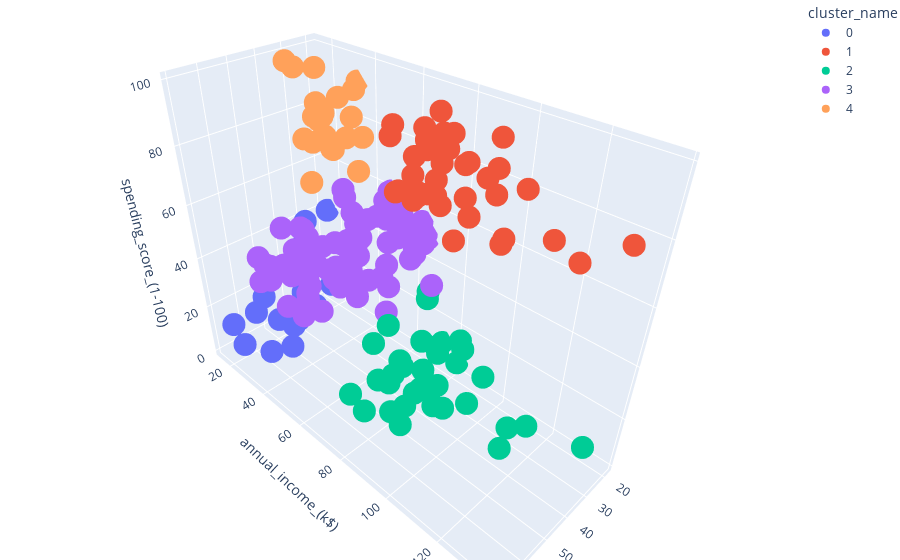

Source (notebook cell):
### Code cell
# visualize log_transformation customer segments with a 3D plot
fig = px.scatter_3d(df1,
                    x="age",
                    y="annual_income_(k$)",
                    z="spending_score_(1-100)",
                    color='cluster_name',
                    hover_data=["age",
                                "annual_income_(k$)",
                                "spending_score_(1-100)"],
                    category_orders = {"cluster_name": 
                                       ["0", "1", "2", "3",'4']},
                   
                    )

fig.update_layout(margin=dict(l=0, r=0, b=0, t=0))
fig.show()

### Figure 1 — Plotly figure (JSON) as saved in the notebook; plotly's stock layout.template omitted (floating-point values rounded to 4 significant figures; data arrays with more than 128 entries replaced by an {"elided": "..."} marker saying what was removed)
{"data": [{"customdata": [[19, 15, 39], [20, 16, 6], [31, 17, 40], [35, 18, 6], [64, 19, 3], [67, 19, 14], [58, 20, 15], [37, 20, 13], [35, 21, 35], [52, 23, 29], [35, 24, 35], [46, 25, 5], [54, 28, 14], [45, 28, 32], [40, 29, 31], [60, 30, 4], [53, 33, 4], [49, 33, 14], [42, 34, 17], [36, 37, 26], [65, 38, 35], [48, 39, 36], [49, 39, 28]], "hovertemplate": "cluster_name=0<br>age=%{customdata[0]}<br>annual_income_(k$)=%{customdata[1]}<br>spending_score_(1-100)=%{customdata[2]}<extra></extra>", "legendgroup": "0", "marker": {"color": "#636efa", "symbol": "circle"}, "mode": "markers", "name": "0", "scene": "scene", "showlegend": true, "type": "scatter3d", "x": [19, 20, 31, 35, 64, 67, 58, 37, 35, 52, 35, 46, 54, 45, 40, 60, 53, 49, 42, 36, 65, 48, 49], "y": [15, 16, 17, 18, 19, 19, 20, 20, 21, 23, 24, 25, 28, 28, 29, 30, 33, 33, 34, 37, 38, 39, 39], "z": [39, 6, 40, 6, 3, 14, 15, 13, 35, 29, 35, 5, 14, 32, 31, 4, 4, 14, 17, 26, 35, 36, 28]}, {"customdata": [[39, 69, 91], [31, 70, 77], [40, 71, 95], [38, 71, 75], [39, 71, 75], [31, 72, 71], [29, 73, 88], [32, 73, 73], [35, 74, 72], [32, 75, 93], [32, 76, 87], [28, 77, 97], [32, 77, 74], [34, 78, 90], [39, 78, 88], [38, 78, 76], [27, 78, 89], [30, 78, 78], [30, 78, 73], [29, 79, 83], [31, 81, 93], [36, 85, 75], [33, 86, 95], [32, 87, 63], [28, 87, 75], [36, 87, 92], [30, 88, 86], [27, 88, 69], [35, 93, 90], [32, 97, 86], [29, 98, 88], [30, 99, 97], [28, 101, 68], [36, 103, 85], [32, 103, 69], [38, 113, 91], [35, 120, 79], [32, 126, 74], [30, 137, 83]], "hovertemplate": "cluster_name=1<br>age=%{customdata[0]}<br>annual_income_(k$)=%{customdata[1]}<br>spending_score_(1-100)=%{customdata[2]}<extra></extra>", "legendgroup": "1", "marker": {"color": "#EF553B", "symbol": "circle"}, "mode": "markers", "name": "1", "scene": "scene", "showlegend": true, "type": "scatter3d", "x": [39, 31, 40, 38, 39, 31, 29, 32, 35, 32, 32, 28, 32, 34, 39, 38, 27, 30, 30, 29, 31, 36, 33, 32, 28, 36, 30, 27, 35, 32, 29, 30, 28, 36, 32, 38, 35, 32, 30], "y": [69, 70, 71, 71, 71, 72, 73, 73, 74, 75, 76, 77, 77, 78, 78, 78, 78, 78, 78, 79, 81, 85, 86, 87, 87, 87, 88, 88, 93, 97, 98, 99, 101, 103, 103, 113, 120, 126, 137], "z": [91, 77, 95, 75, 75, 71, 88, 73, 72, 93, 87, 97, 74, 90, 88, 76, 89, 78, 73, 83, 93, 75, 95, 63, 75, 92, 86, 69, 90, 86, 88, 97, 68, 85, 69, 91, 79, 74, 83]}, {"customdata": [[23, 70, 29], [59, 71, 11], [47, 71, 9], [25, 72, 34], [20, 73, 5], [44, 73, 7], [19, 74, 10], [57, 75, 5], [25, 77, 12], [48, 77, 36], [34, 78, 22], [43, 78, 17], [44, 78, 20], [47, 78, 16], [37, 78, 1], [34, 78, 1], [56, 79, 35], [19, 81, 5], [50, 85, 26], [42, 86, 20], [36, 87, 27], [40, 87, 13], [36, 87, 10], [52, 88, 13], [58, 88, 15], [59, 93, 14], [37, 97, 32], [46, 98, 15], [41, 99, 39], [54, 101, 24], [41, 103, 17], [34, 103, 23], [33, 113, 8], [47, 120, 16], [45, 126, 28], [32, 137, 18]], "hovertemplate": "cluster_name=2<br>age=%{customdata[0]}<br>annual_income_(k$)=%{customdata[1]}<br>spending_score_(1-100)=%{customdata[2]}<extra></extra>", "legendgroup": "2", "marker": {"color": "#00cc96", "symbol": "circle"}, "mode": "markers", "name": "2", "scene": "scene", "showlegend": true, "type": "scatter3d", "x": [23, 59, 47, 25, 20, 44, 19, 57, 25, 48, 34, 43, 44, 47, 37, 34, 56, 19, 50, 42, 36, 40, 36, 52, 58, 59, 37, 46, 41, 54, 41, 34, 33, 47, 45, 32], "y": [70, 71, 71, 72, 73, 73, 74, 75, 77, 77, 78, 78, 78, 78, 78, 78, 79, 81, 85, 86, 87, 87, 87, 88, 88, 93, 97, 98, 99, 101, 103, 103, 113, 120, 126, 137], "z": [29, 11, 9, 34, 5, 7, 10, 5, 12, 36, 22, 17, 20, 16, 1, 1, 35, 5, 26, 20, 27, 13, 10, 13, 15, 14, 32, 15, 39, 24, 17, 23, 8, 16, 28, 18]}, {"customdata": {"elided": "80x3 int values"}, "hovertemplate": "cluster_name=3<br>age=%{customdata[0]}<br>annual_income_(k$)=%{customdata[1]}<br>spending_score_(1-100)=%{customdata[2]}<extra></extra>", "legendgroup": "3", "marker": {"color": "#ab63fa", "symbol": "circle"}, "mode": "markers", "name": "3", "scene": "scene", "showlegend": true, "type": "scatter3d", "x": [31, 50, 27, 29, 31, 49, 33, 31, 59, 50, 47, 51, 69, 27, 53, 70, 19, 67, 54, 63, 18, 43, 68, 19, 32, 70, 47, 60, 60, 59, 26, 45, 40, 23, 49, 57, 38, 67, 46, 21, 48, 55, 22, 34, 50, 68, 18, 48, 40, 32, 24, 47, 27, 48, 20, 23, 49, 67, 26, 49, 21, 66, 54, 68, 66, 65, 19, 38, 19, 18, 19, 63, 49, 51, 50, 27, 38, 40, 43, 28], "y": [39, 40, 40, 40, 40, 42, 42, 43, 43, 43, 43, 44, 44, 46, 46, 46, 46, 47, 47, 48, 48, 48, 48, 48, 48, 49, 49, 50, 50, 54, 54, 54, 54, 54, 54, 54, 54, 54, 54, 54, 54, 57, 57, 58, 58, 59, 59, 60, 60, 60, 60, 60, 60, 61, 61, 62, 62, 62, 62, 62, 62, 63, 63, 63, 63, 63, 63, 64, 64, 65, 65, 65, 65, 67, 67, 67, 67, 69, 71, 76], "z": [61, 55, 47, 42, 42, 52, 60, 54, 60, 45, 41, 50, 46, 51, 46, 56, 55, 52, 59, 51, 59, 50, 48, 59, 47, 55, 42, 49, 56, 47, 54, 53, 48, 52, 42, 51, 55, 41, 44, 57, 46, 58, 55, 60, 46, 55, 41, 49, 40, 42, 52, 47, 50, 42, 49, 41, 48, 59, 55, 56, 42, 50, 46, 43, 48, 52, 54, 42, 46, 48, 50, 43, 59, 43, 57, 56, 40, 58, 35, 40]}, {"customdata": [[21, 15, 81], [23, 16, 77], [22, 17, 76], [23, 18, 94], [30, 19, 72], [35, 19, 99], [24, 20, 77], [22, 20, 79], [20, 21, 66], [35, 23, 98], [25, 24, 73], [31, 25, 73], [29, 28, 82], [35, 28, 61], [23, 29, 87], [21, 30, 73], [18, 33, 92], [21, 33, 81], [30, 34, 73], [20, 37, 75], [24, 38, 92], [24, 39, 65]], "hovertemplate": "cluster_name=4<br>age=%{customdata[0]}<br>annual_income_(k$)=%{customdata[1]}<br>spending_score_(1-100)=%{customdata[2]}<extra></extra>", "legendgroup": "4", "marker": {"color": "#FFA15A", "symbol": "circle"}, "mode": "markers", "name": "4", "scene": "scene", "showlegend": true, "type": "scatter3d", "x": [21, 23, 22, 23, 30, 35, 24, 22, 20, 35, 25, 31, 29, 35, 23, 21, 18, 21, 30, 20, 24, 24], "y": [15, 16, 17, 18, 19, 19, 20, 20, 21, 23, 24, 25, 28, 28, 29, 30, 33, 33, 34, 37, 38, 39], "z": [81, 77, 76, 94, 72, 99, 77, 79, 66, 98, 73, 73, 82, 61, 87, 73, 92, 81, 73, 75, 92, 65]}], "layout": {"legend": {"title": {"text": "cluster_name"}, "tracegroupgap": 0}, "margin": {"b": 0, "l": 0, "r": 0, "t": 0}, "scene": {"domain": {"x": [0, 1], "y": [0, 1]}, "xaxis": {"title": {"text": "age"}}, "yaxis": {"title": {"text": "annual_income_(k$)"}}, "zaxis": {"title": {"text": "spending_score_(1-100)"}}}}}
